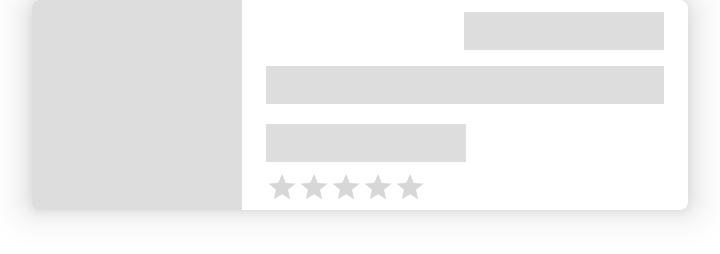
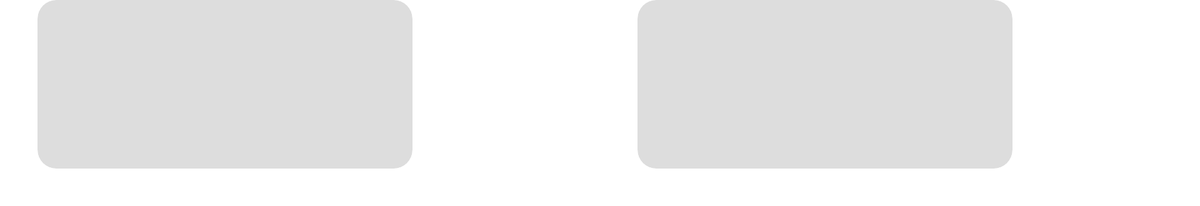

Two renders of one Android screen. The first uses the default layout on a phone; the second uses the alternative layout the repository ships for a different screen configuration, on a matching device. The two XML files are below.
<!-- AndroidManifest.xml: application theme Theme.MyEcommerceApp -->
<!-- res/layout/shimmer_product_list.xml -->
<?xml version="1.0" encoding="utf-8"?>
<com.google.android.material.card.MaterialCardView xmlns:android="http://schemas.android.com/apk/res/android"
    xmlns:app="http://schemas.android.com/apk/res-auto"
    android:layout_width="match_parent"
    android:layout_height="105dp"
    app:cardElevation="10dp"
    android:layout_marginBottom="22dp"
    android:layout_marginHorizontal="16dp"
    xmlns:tools="http://schemas.android.com/tools">

    <androidx.constraintlayout.widget.ConstraintLayout
        android:layout_width="match_parent"
        android:layout_height="match_parent">

        <androidx.appcompat.widget.AppCompatImageView
            android:id="@+id/tv_item_product_img"
            android:layout_width="105dp"
            android:layout_height="match_parent"
            android:scaleType="centerCrop"
            app:layout_constraintBottom_toBottomOf="parent"
            app:layout_constraintStart_toStartOf="parent"
            app:layout_constraintTop_toTopOf="parent"
            android:background="#dddddd" />

        <TextView
            android:id="@+id/tv_item_name"
            android:layout_width="0dp"
            android:layout_height="wrap_content"
            android:layout_marginStart="12dp"
            android:layout_marginTop="8dp"
            android:layout_marginEnd="12dp"
            android:background="#dddddd"
            app:layout_constraintEnd_toEndOf="parent"
            app:layout_constraintStart_toEndOf="@+id/tv_item_product_img"
            app:layout_constraintTop_toBottomOf="@+id/tv_item_date" />

        <TextView
            android:id="@+id/tv_item_price"
            android:layout_width="100dp"
            android:layout_height="wrap_content"
            android:layout_marginTop="10dp"
            android:background="#dddddd"
            app:layout_constraintStart_toStartOf="@+id/tv_item_name"
            app:layout_constraintTop_toBottomOf="@+id/tv_item_name" />

        <androidx.appcompat.widget.AppCompatRatingBar
            android:id="@+id/tv_item_rating"
            style="?android:attr/ratingBarStyleSmall"
            android:layout_width="wrap_content"
            android:layout_height="wrap_content"
            android:layout_marginTop="9dp"
            android:layout_marginBottom="8dp"
            app:layout_constraintBottom_toBottomOf="parent"
            app:layout_constraintStart_toStartOf="@+id/tv_item_price"
            app:layout_constraintTop_toBottomOf="@+id/tv_item_price" />

        <TextView
            android:id="@+id/tv_item_date"
            android:layout_width="100dp"
            android:layout_height="wrap_content"
            android:layout_marginTop="6dp"
            android:layout_marginEnd="12dp"
            android:background="#dddddd"
            app:layout_constraintEnd_toEndOf="parent"
            app:layout_constraintTop_toTopOf="parent" />

    </androidx.constraintlayout.widget.ConstraintLayout>

</com.google.android.material.card.MaterialCardView>
<!-- resources referenced by this layout -->
<resources>
  <style name="Theme.MyEcommerceApp" parent="Theme.MaterialComponents.DayNight.NoActionBar">
          
          <item name="colorPrimary">@color/light_red</item>
          <item name="colorPrimaryVariant">@color/background</item>
          <item name="colorOnPrimary">@color/white</item>
          
          <item name="colorSecondary">@color/teal_200</item>
          <item name="colorSecondaryVariant">@color/teal_700</item>
          <item name="colorOnSecondary">@color/black</item>
          
          <item name="android:statusBarColor">?attr/colorPrimaryVariant</item>
          
      </style>
  <color name="light_red">#EB848E</color>
  <color name="background">#FFC7CD</color>
  <color name="white">#FFFFFFFF</color>
  <color name="teal_200">#FF03DAC5</color>
  <color name="teal_700">#FF018786</color>
  <color name="black">#FF000000</color>
</resources>
<!-- res/layout-sw720dp/shimmer_product_list.xml (the repository's variant of the layout above) -->
<!-- drawn on a large tablet held sideways -->
<?xml version="1.0" encoding="utf-8"?>
<androidx.constraintlayout.widget.ConstraintLayout
    xmlns:android="http://schemas.android.com/apk/res/android"
    xmlns:app="http://schemas.android.com/apk/res-auto"
    xmlns:tools="http://schemas.android.com/tools"
    android:layout_width="match_parent"
    android:layout_height="wrap_content">

    <com.google.android.material.card.MaterialCardView
        android:id="@+id/materialCardView16"
        android:layout_width="400dp"
        android:layout_height="180dp"
        android:layout_marginHorizontal="12dp"
        android:layout_marginBottom="40dp"
        android:backgroundTint="#dddddd"
        app:cardElevation="0dp"
        app:cardCornerRadius="20dp"
        app:layout_constraintBottom_toBottomOf="parent"
        app:layout_constraintEnd_toStartOf="@+id/guideline2"
        app:layout_constraintStart_toStartOf="parent"
        app:layout_constraintTop_toTopOf="parent" />

    <com.google.android.material.card.MaterialCardView
        android:id="@+id/materialCardView17"
        android:layout_width="400dp"
        android:layout_height="180dp"
        android:layout_marginHorizontal="12dp"
        android:layout_marginBottom="40dp"
        android:backgroundTint="#dddddd"
        app:cardElevation="0dp"
        app:cardCornerRadius="20dp"
        app:layout_constraintBottom_toBottomOf="parent"
        app:layout_constraintEnd_toEndOf="parent"
        app:layout_constraintStart_toStartOf="@+id/guideline2"
        app:layout_constraintTop_toTopOf="parent" />

    <androidx.constraintlayout.widget.Guideline
        android:id="@+id/guideline2"
        android:layout_width="wrap_content"
        android:layout_height="wrap_content"
        android:orientation="vertical"
        app:layout_constraintGuide_begin="480dp" />


</androidx.constraintlayout.widget.ConstraintLayout>
